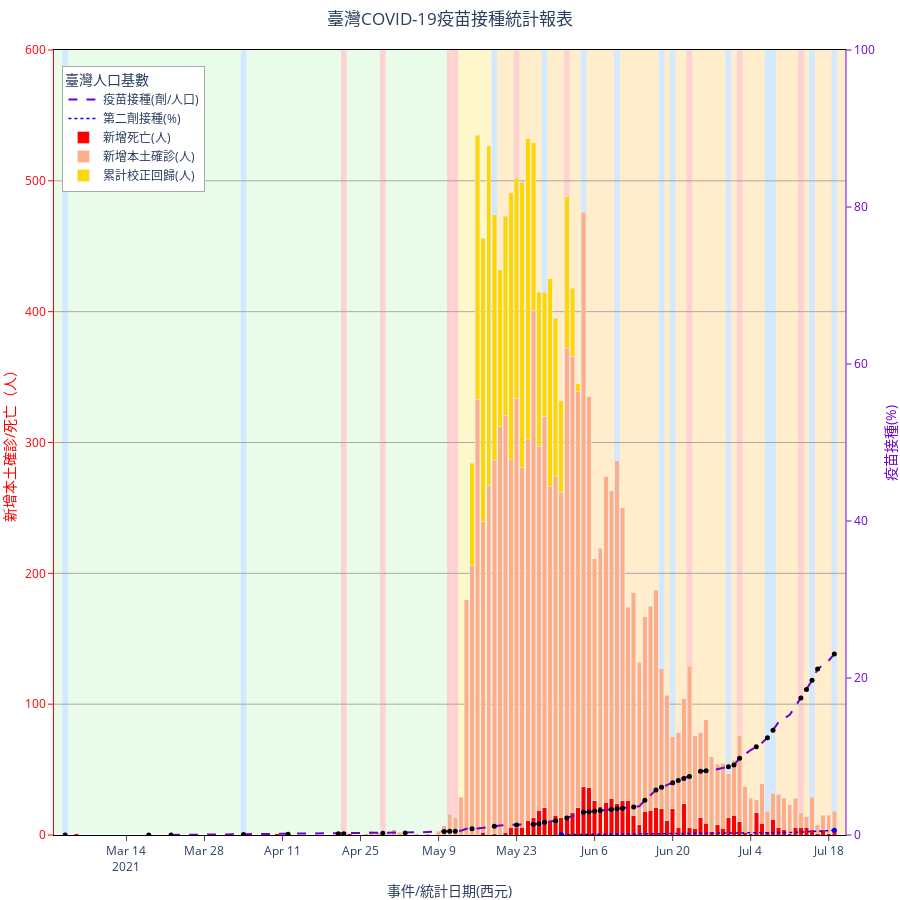

Source (notebook cell):
### Code cell
vaccine_color = '#6F00D2'
event_color = '#000000'
plot_bgcolor = '#FFFFFF'
# Create traces
#fig = go.Figure(shared_xaxes=True,specs=[[{"secondary_y": True}]])
#fig = make_subplots(rows=1, cols=1, shared_xaxes=True,specs=[[{"secondary_y": True}]])
fig = make_subplots(shared_xaxes=True,specs=[[{"secondary_y": True}]])

hovertemplate = '%{y:.2f}%<extra></extra>'
ind = (~df[InjectedAmountCorrect].isnull()) & (df.index < (last_date + datetime.timedelta(days=-1)))
ind = ind & ~(df[InjectedAmountCorrect]==0)
x = df.index[ind]
y = df[InjectedAmountCorrect][ind]/population_202104*100
# data[0]
fig.add_trace(
    go.Scatter(
        x=x, 
        y=y,
        name=label_taiwan_vac,
        mode='lines',
        line=dict(color=vaccine_color, width=2, dash='dash'),
        hovertemplate=hovertemplate,
    ), secondary_y=True)
fig.update_layout(hovermode="x",hoverdistance=100)
#fig.update_layout(hovermode="x unified")
#fig.update_layout(hovermode='closest')

ind = (~df['累計第一劑_合計'].isnull())# & (df.index > datetime.datetime.fromisoformat('2021-06-20') )
ind = ind & (df.index < (last_date + datetime.timedelta(days=-1)) )
dd = df.index[ind]
aa2 = df['累計第二劑_合計'][ind]/population_202104*100
# data[1]
fig.add_trace(
    go.Scatter(
        x=dd, 
        y=aa2,
        name='第二劑接種(%)',
        mode='lines',
        line=dict(color='blue', width=1.5, dash='dot'),
        hovertemplate=hovertemplate,
    ), secondary_y=True)
# data[2]
fig.add_trace(
    go.Scatter(
        x=[dd[0],dd[-1]],
        y=[aa2[0],aa2[-1]],
        mode='markers',
        marker={"size": 5, "color":'blue'},
        showlegend=False,
        hoverinfo='none',
    ), secondary_y=True)

#ax.plot(dd[0],aa2[0],'o',color='blue')
#ax.plot(dd[-1],aa2[-1],'o',color='blue')

###### Show Event #####
#hovertemplate = '%{x}<br>%{text}<extra></extra>'
hovertemplate = '%{text}<extra></extra>'
ind = ~df[Event].isnull() & (df.index < (last_date + datetime.timedelta(days=-1)))
x = df.index[ind]
y = df.loc[ind,"mavg"]/population_202104*100
label = df.loc[ind,Event]
eventURL = df.loc[ind,'事件參考1']
ind = eventURL.isnull()
for i in eventURL.index[ind]:
    text = label[i].replace(' / ','+')
    if '#' in text:
        text = text.replace('#','')
        text = ''.join([i for i in text if not i.isdigit()])
    text += '+{:%B+%d+%Y}'.format(i)
    eventURL[i] = 'https://www.google.com/search?q=' +text#'https://www.google.com'

label = label.to_numpy()
eventURL = eventURL.to_numpy()
# data[3]
fig.add_trace(
    go.Scatter(
        x=x,
        y=y,
        name=Event,
        mode='markers',
        text=label,
        customdata=eventURL,
        marker={"size": 5, "color":event_color},
        showlegend=False,
        hovertemplate=hovertemplate,
    ), secondary_y=True)


##### Comfirmed #####
barwidth = 86400 * 800
#hovertemplate = 'Date=%{x}<br>Diff=%{y}<extra></extra>'
hovertemplate = '%{text:d}人<extra></extra>'

ind = ~ (df[DeathDaily] == 0) & ~ df[DeathDaily].isnull()
death_color = 'red'
# data[4]
fig.add_trace(
    go.Bar(
        x=df.index[ind],y=df[DeathDaily][ind],
        width=barwidth,
        name=label_death,
        text=df[DeathDaily][ind].astype(int),
        marker_color=death_color,            
        hovertemplate=hovertemplate,
        texttemplate=' ',
    ), secondary_y=False)

ind = ~ (df[ConfirmedLocalDaily] == 0)  & ~ df[ConfirmedLocalDaily].isnull()
confirmd_color = '#FFAD86'
fig.add_trace(
    go.Bar(
        x=df.index[ind],y=(df[ConfirmedLocalDaily]-df[DeathDaily])[ind],
        width=barwidth,
        name=label_confirmed,
        text=df[ConfirmedLocalDaily][ind].astype(int),
        marker_color=confirmd_color,
        hovertemplate=hovertemplate,
        texttemplate=' ',
    ), secondary_y=False)

ind = ~ (df[FinalCorrectAmount] == 0 ) & ~ df[FinalCorrectAmount].isnull()
correction_color = 'gold'
fig.add_trace(
    go.Bar(
        x=df.index[ind],y=df[FinalCorrectAmount][ind],
        width=barwidth,
        name=label_correction,
        text=df[FinalCorrectAmount][ind].astype(int),
        marker_color=correction_color,
        hovertemplate=hovertemplate,
        texttemplate=' ',
    ), secondary_y=False)

fig.update_layout(barmode='stack')


alpha_level1 = 0.2
color_level1 = 'lightgreen'
alpha_level2 = 0.2
color_level2 = 'gold'
alpha_level3 = 0.2
color_level3 = 'orange'
alpha_alert = 1
color_alert = '#FFD2D2'
alpha_vaccine = 1
color_vaccine = '#D2E9FF'


fig.add_vrect(
    x0='2021-03-01', x1='2021-05-11',
    fillcolor=color_level1, opacity=alpha_level1,
    layer="below", line_width=0,
    name='first'
)
fig.add_vrect(
    x0="2021-05-11", x1="2021-05-19",
    fillcolor=color_level2, opacity=alpha_level2,
    layer="below", line_width=0,
)
fig.add_vrect(
    x0="2021-05-19", x1=last_date,
    fillcolor=color_level3, opacity=alpha_level3,
    layer="below", line_width=0,
)

# infected dates
dates_infected = ['2021-04-22','2021-04-29','2021-05-11','2021-05-12','2021-05-23',
                  '2021-06-01','2021-06-23','2021-07-02','2021-07-13']
dates_vaccine = ['2021-06-10','2021-07-19']

# vaccine events
ind = ~df[Event].isnull() & (df.index < (last_date + datetime.timedelta(days=-1)))
for i in df[ind].index:
    if '抵臺' in df.loc[i,Event]:
        date0 = i - datetime.timedelta(hours=12)
        date1 = i + datetime.timedelta(hours=12)
        fig.add_vrect(
            x0=date0, x1=date1,
            fillcolor=color_vaccine, opacity=alpha_vaccine,
            layer="below", line_width=0,
        )

for d in dates_vaccine:
    date0 = datetime.datetime.fromisoformat(d) - datetime.timedelta(hours=12)
    date1 = datetime.datetime.fromisoformat(d) + datetime.timedelta(hours=12)
    fig.add_vrect(
        x0=date0, x1=date1,
        fillcolor=color_vaccine, opacity=alpha_vaccine,
        layer="below", line_width=0,
    )

# infected events
for d in dates_infected:
    date0 = datetime.datetime.fromisoformat(d) - datetime.timedelta(hours=12)
    date1 = datetime.datetime.fromisoformat(d) + datetime.timedelta(hours=12)
    fig.add_vrect(
        x0=date0, x1=date1,
        fillcolor=color_alert, opacity=alpha_alert,
        layer="below", line_width=0,
    )


fig.update_layout(
    plot_bgcolor=plot_bgcolor,
    title={'text': title,'x':0.5,'xanchor': 'center'},
    margin_l=0,
    margin_r=0,
    margin_t=50,
    margin_b=0,
    autosize=True)


##### legend #####
fig.update_layout(
    legend_title="臺灣人口基數",
    legend=dict(
        traceorder='normal',
        yanchor="top",
        y=0.98,
        xanchor="left",
        x=0.01,
        bordercolor="darkgray",
        borderwidth=1,
))

# Primary yaxis
fig.update_yaxes(
    title_text=label_right,
    range=(0,600),
    secondary_y=False,
    color=death_color,
    showline=True,
    linecolor=death_color,
    ticks="outside",
    showgrid=True,
    gridcolor='darkgray',

)

# Secondary yaxis
fig.update_yaxes(
    title_text=label_left,
    range=(0,100), 
    secondary_y=True,
    color=vaccine_color,
    showgrid=False,
    showline=True,
    linecolor=vaccine_color,
    ticks="outside"
)

# 
fig.update_xaxes(
    title_text=label_bottom,
    range=('2021-03-01',last_date),
    constrain='domain',
    showline=True,
    linecolor='black',
    mirror=True,
    ticks="outside",
)

#fig.update_layout(dragmode='drawrect',
                  # style of new shapes
#                  newshape=dict(
#                      fillcolor='blue',
#                      line=dict(color='black', width=2, dash='dash'),
#                      opacity=0.5))

##### function #####


#scatter.on_click(update_point)




fig.update_layout(height=900)#,width=800)
fig.show()
#fig.show(config={'modeBarButtonsToAdd':['drawline',
#                                        'drawopenpath',
#                                        'drawclosedpath',
#                                        'drawcircle',
#                                        'drawrect',
#                                        'eraseshape'
#                                       ]})
#fig.update_layout(height=900,width=1600)
#pio.write_html(fig, file='_includes/figure.html', auto_open=False)

### Figure 1 — Plotly figure (JSON) as saved in the notebook; plotly's stock layout.template omitted (floating-point values rounded to 4 significant figures)
{"data": [{"hovertemplate": "%{y:.2f}%<extra></extra>", "line": {"color": "#6F00D2", "dash": "dash", "width": 2}, "mode": "lines", "name": "疫苗接種(劑/人口)", "type": "scatter", "x": ["2021-03-22T00:00:00", "2021-03-23T00:00:00", "2021-03-24T00:00:00", "2021-03-25T00:00:00", "2021-03-26T00:00:00", "2021-03-27T00:00:00", "2021-03-28T00:00:00", "2021-03-29T00:00:00", "2021-03-30T00:00:00", "2021-03-31T00:00:00", "2021-04-01T00:00:00", "2021-04-02T00:00:00", "2021-04-03T00:00:00", "2021-04-04T00:00:00", "2021-04-05T00:00:00", "2021-04-06T00:00:00", "2021-04-07T00:00:00", "2021-04-08T00:00:00", "2021-04-09T00:00:00", "2021-04-10T00:00:00", "2021-04-11T00:00:00", "2021-04-12T00:00:00", "2021-04-13T00:00:00", "2021-04-14T00:00:00", "2021-04-15T00:00:00", "2021-04-16T00:00:00", "2021-04-17T00:00:00", "2021-04-18T00:00:00", "2021-04-19T00:00:00", "2021-04-20T00:00:00", "2021-04-21T00:00:00", "2021-04-22T00:00:00", "2021-04-23T00:00:00", "2021-04-24T00:00:00", "2021-04-25T00:00:00", "2021-04-26T00:00:00", "2021-04-27T00:00:00", "2021-04-28T00:00:00", "2021-04-29T00:00:00", "2021-04-30T00:00:00", "2021-05-02T00:00:00", "2021-05-03T00:00:00", "2021-05-04T00:00:00", "2021-05-05T00:00:00", "2021-05-06T00:00:00", "2021-05-07T00:00:00", "2021-05-09T00:00:00", "2021-05-10T00:00:00", "2021-05-11T00:00:00", "2021-05-12T00:00:00", "2021-05-13T00:00:00", "2021-05-14T00:00:00", "2021-05-16T00:00:00", "2021-05-17T00:00:00", "2021-05-18T00:00:00", "2021-05-19T00:00:00", "2021-05-20T00:00:00", "2021-05-21T00:00:00", "2021-05-23T00:00:00", "2021-05-24T00:00:00", "2021-05-25T00:00:00", "2021-05-26T00:00:00", "2021-05-27T00:00:00", "2021-05-28T00:00:00", "2021-05-30T00:00:00", "2021-05-31T00:00:00", "2021-06-01T00:00:00", "2021-06-02T00:00:00", "2021-06-03T00:00:00", "2021-06-04T00:00:00", "2021-06-06T00:00:00", "2021-06-07T00:00:00", "2021-06-08T00:00:00", "2021-06-09T00:00:00", "2021-06-10T00:00:00", "2021-06-11T00:00:00", "2021-06-14T00:00:00", "2021-06-15T00:00:00", "2021-06-16T00:00:00", "2021-06-17T00:00:00", "2021-06-18T00:00:00", "2021-06-20T00:00:00", "2021-06-21T00:00:00", "2021-06-22T00:00:00", "2021-06-23T00:00:00", "2021-06-24T00:00:00", "2021-06-25T00:00:00", "2021-06-27T00:00:00", "2021-06-28T00:00:00", "2021-06-29T00:00:00", "2021-06-30T00:00:00", "2021-07-01T00:00:00", "2021-07-02T00:00:00", "2021-07-04T00:00:00", "2021-07-05T00:00:00", "2021-07-06T00:00:00", "2021-07-07T00:00:00", "2021-07-08T00:00:00", "2021-07-09T00:00:00", "2021-07-11T00:00:00", "2021-07-12T00:00:00", "2021-07-13T00:00:00", "2021-07-14T00:00:00", "2021-07-15T00:00:00", "2021-07-16T00:00:00", "2021-07-18T00:00:00", "2021-07-19T00:00:00"], "xaxis": "x", "y": [0.006711, 0.01368, 0.02198, 0.03018, 0.03926, 0.04003, 0.04003, 0.04627, 0.05361, 0.06124, 0.06996, 0.07253, 0.07263, 0.07334, 0.07334, 0.07934, 0.08537, 0.09274, 0.104, 0.1048, 0.105, 0.1101, 0.1153, 0.1211, 0.1277, 0.1377, 0.138, 0.1382, 0.1421, 0.1454, 0.1562, 0.1668, 0.1808, 0.1815, 0.1823, 0.193, 0.2049, 0.2167, 0.2305, 0.2462, 0.2477, 0.2655, 0.2889, 0.3141, 0.3451, 0.387, 0.3915, 0.4318, 0.4786, 0.4826, 0.5514, 0.7916, 0.8279, 0.9371, 1.042, 1.125, 1.198, 1.275, 1.287, 1.325, 1.359, 1.383, 1.426, 1.609, 1.817, 1.987, 2.151, 2.41, 2.654, 2.9, 3.024, 3.106, 3.177, 3.245, 3.332, 3.404, 3.655, 4.415, 5.121, 5.72, 6.079, 6.666, 6.944, 7.2, 7.465, 7.832, 8.117, 8.229, 8.372, 8.536, 8.7, 8.905, 9.79, 10.82, 11.24, 11.72, 12.38, 13.34, 14.39, 15.3, 16.34, 17.46, 18.54, 19.72, 21.14, 22.23, 23.05], "yaxis": "y2"}, {"hovertemplate": "%{y:.2f}%<extra></extra>", "line": {"color": "blue", "dash": "dot", "width": 1.5}, "mode": "lines", "name": "第二劑接種(%)", "type": "scatter", "x": ["2021-05-31T00:00:00", "2021-06-07T00:00:00", "2021-06-15T00:00:00", "2021-06-21T00:00:00", "2021-06-22T00:00:00", "2021-06-23T00:00:00", "2021-06-24T00:00:00", "2021-06-25T00:00:00", "2021-06-27T00:00:00", "2021-06-28T00:00:00", "2021-06-29T00:00:00", "2021-06-30T00:00:00", "2021-07-01T00:00:00", "2021-07-02T00:00:00", "2021-07-04T00:00:00", "2021-07-05T00:00:00", "2021-07-06T00:00:00", "2021-07-07T00:00:00", "2021-07-08T00:00:00", "2021-07-09T00:00:00", "2021-07-11T00:00:00", "2021-07-12T00:00:00", "2021-07-13T00:00:00", "2021-07-14T00:00:00", "2021-07-15T00:00:00", "2021-07-16T00:00:00", "2021-07-18T00:00:00", "2021-07-19T00:00:00"], "xaxis": "x", "y": [0.04847, 0.09006, 0.1024, 0.1225, 0.1263, 0.1355, 0.1424, 0.1547, 0.156, 0.1617, 0.1688, 0.1778, 0.1843, 0.1964, 0.1976, 0.203, 0.2104, 0.2226, 0.2345, 0.3076, 0.3129, 0.3354, 0.365, 0.4048, 0.457, 0.5346, 0.5533, 0.5972], "yaxis": "y2"}, {"hoverinfo": "none", "marker": {"color": "blue", "size": 5}, "mode": "markers", "showlegend": false, "type": "scatter", "x": ["2021-05-31T00:00:00", "2021-07-19T00:00:00"], "xaxis": "x", "y": [0.04847, 0.5972], "yaxis": "y2"}, {"customdata": ["https://www.google.com/search?q=AZ自購萬劑抵臺+March+03+2021", "https://www.google.com/search?q=AZ封緘+March+18+2021", "https://www.google.com/search?q=開始疫苗接種+AZ開打+March+22+2021", "https://www.google.com/search?q=AZ自購萬劑抵臺+April+04+2021", "https://www.google.com/search?q=AZ擴大施打+AZ封緘+April+12+2021", "https://www.google.com/search?q=AZ自費開打+April+21+2021", "https://www.google.com/search?q=美國將台灣列為旅遊警示3級+April+22+2021", "https://www.google.com/search?q=桃園諾富特防疫旅館員工確診+April+29+2021", "https://www.google.com/search?q=公費疫苗開放1至3類對象同住者+May+03+2021", "https://www.google.com/search?q=疫苗擴大開放軍人及65歲以上長者+May+10+2021", "https://www.google.com/search?q=全國疫情警戒升第二級+五股獅子前會長+宜蘭電子遊藝場5人確診+May+11+2021", "https://www.google.com/search?q=臺北萬華茶室2員工確診+May+12+2021", "https://www.google.com/search?q=雙北疫情警戒升第三級+停止自費疫苗預約+May+15+2021", "https://www.google.com/search?q=AZ自購萬劑抵臺+全國疫情警戒升第三級+May+19+2021", "https://www.google.com/search?q=臺北信義長照機構群聚感染+May+23+2021", "https://www.google.com/search?q=AZ封緘+May+26+2021", "https://www.google.com/search?q=AZ配送+May+27+2021", "https://www.google.com/search?q=莫德納自購萬劑抵臺+AZ開打+簽約國產一千萬劑+May+28+2021", "https://www.google.com/search?q=政府公告已採購兩千萬國外、一千萬國產疫苗+May+30+2021", "https://www.google.com/search?q=苗栗電子業移工宿舍群聚感染+June+01+2021", "https://www.google.com/search?q=日本AZ援助一百萬劑抵臺+June+04+2021", "https://www.google.com/search?q=政府公布公費疫苗施打免掛號費+June+05+2021", "https://www.google.com/search?q=美國議員搭軍機訪臺宣布援助疫苗75萬劑+June+06+2021", "https://www.google.com/search?q=開始公費疫苗接種免掛號費+莫德納封緘+June+07+2021", "https://www.google.com/search?q=莫德納開打+臺北好心肝違法施打疫苗+June+09+2021", "https://www.google.com/search?q=高端二期臨床實驗解盲成功+June+10+2021", "https://www.google.com/search?q=AZ封緘+配送+June+11+2021", "https://www.ptt.cc/bbs/Gossiping/M.1623851372.A.53B.html", "https://www.google.com/search?q=AZ開打+疫苗擴大接種至歲以上長者+June+15+2021", "https://www.google.com/search?q=AZ第二次配送+June+17+2021", "https://www.ptt.cc/bbs/Gossiping/M.1623997930.A.C53.html", "https://www.cna.com.tw/news/ahel/202106210202.aspx", "https://www.ptt.cc/bbs/nCoV2019/M.1624338354.A.4EA.html", "https://www.ptt.cc/bbs/Gossiping/M.1624353131.A.6A2.html", "https://www.ptt.cc/bbs/Gossiping/M.1624442179.A.EAD.html", "https://www.ptt.cc/bbs/nCoV2019/M.1624588136.A.573.html", "https://www.ptt.cc/bbs/nCoV2019/M.1624698667.A.EE7.html", "https://www.cdc.gov.tw/Bulletin/Detail/pYQ-ddE0kOM_t_QJfc8xjw?typeid=9", "https://www.ptt.cc/bbs/nCoV2019/M.1624698667.A.EE7.html", "https://www.ptt.cc/bbs/Gossiping/M.1625266516.A.3AA.html", "https://www.ptt.cc/bbs/nCoV2019/M.1625193085.A.C0E.html", "https://www.ptt.cc/bbs/Gossiping/M.1625488302.A.C95.html", "https://www.ptt.cc/bbs/Gossiping/M.1625537692.A.FDE.html", "https://www.ptt.cc/bbs/nCoV2019/M.1626153834.A.789.htm", "https://www.cna.com.tw/news/firstnews/202107145009.aspx", "https://www.cdc.gov.tw/Bulletin/Detail/TRxFQmh7DNXlnYJdF8qV-A?typeid=9", "https://news.ltn.com.tw/news/life/breakingnews/3606195", "https://www.cdc.gov.tw/Bulletin/Detail/gzkfXTnBuktqDJ3BXhI54w?typeid=9"], "hovertemplate": "%{text}<extra></extra>", "marker": {"color": "#000000", "size": 5}, "mode": "markers", "name": "事件", "showlegend": false, "text": ["AZ#1自購12萬劑抵臺", "AZ#1封緘", "開始疫苗接種 / AZ#1開打", "AZ#2自購20萬劑抵臺", "AZ擴大施打 / AZ#2封緘", "AZ自費開打", "美國將台灣列為旅遊警示3級", "桃園諾富特防疫旅館員工確診", "公費疫苗開放1至3類對象同住者", "疫苗擴大開放軍人及65歲以上長者", "全國疫情警戒升第二級 / 五股獅子前會長 / 宜蘭電子遊藝場5人確診", "臺北萬華茶室2員工確診", "雙北疫情警戒升第三級 / 停止自費疫苗預約", "AZ#3自購41萬劑抵臺 / 全國疫情警戒升第三級", "臺北信義長照機構群聚感染", "AZ#3封緘", "AZ#3配送", "莫德納#1自購15萬劑抵臺 / AZ#3開打 / 簽約國產一千萬劑", "政府公告已採購兩千萬國外、一千萬國產疫苗", "苗栗電子業移工宿舍群聚感染", "日本AZ#4援助一百24萬劑抵臺", "政府公布公費疫苗施打免掛號費", "美國議員搭軍機訪臺宣布援助疫苗75萬劑", "開始公費疫苗接種免掛號費 / 莫德納#1封緘", "莫德納#1開打 / 臺北好心肝違法施打疫苗", "高端二期臨床實驗解盲成功", "AZ#4封緘 / 配送", "臺南地檢署於指揮中心公告兩天前逕行施打疫苗", "AZ#4開打 / 疫苗擴大接種至75歲以上長者", "AZ#4第二次配送", "莫德納#2自購24萬劑抵臺 / 莫德納#1第二次配送 / 政府授權台積電與鴻海購買輝瑞疫苗", "美國莫德納#3援助兩百50萬劑抵臺 / 高雄2名未滿18歲護專生施打AZ疫苗", "孕婦列入第6類疫苗施打對象", "立陶宛宣布援助臺灣AZ疫苗2萬劑", "屏東發現δ變異株傳染鏈", "莫德納#2封緘 / 開放18歲以上成人預約候補接種每日最後一瓶殘劑", "莫德納#3封緘 / 公布莫德納需求分配表", "莫德納#4自購41萬劑抵臺", "莫德納#2#3第一次配送 /  疫苗擴大接種至第7、8類", "台積電、鴻海與上海復星簽署法律文件 / 臺北環南市場群聚感染", "莫德納#3第二次配送", "AZ#5自購62萬劑抵臺 / 莫德納#4封緘", "日本AZ#6援助一百13萬劑抵臺", "全臺微解封 / 臺北發現3例δ變異株感染者", "AZ#5封緘", "日本AZ#7援助97萬劑、AZ#8自購56萬劑、莫德納#5自購35萬劑抵臺 / 斯洛伐克宣布援助臺灣疫苗1萬劑 / AZ#6封緘", "疫苗擴大接種至第9、10類", "高端疫苗通過緊急授權"], "type": "scatter", "x": ["2021-03-03T00:00:00", "2021-03-18T00:00:00", "2021-03-22T00:00:00", "2021-04-04T00:00:00", "2021-04-12T00:00:00", "2021-04-21T00:00:00", "2021-04-22T00:00:00", "2021-04-29T00:00:00", "2021-05-03T00:00:00", "2021-05-10T00:00:00", "2021-05-11T00:00:00", "2021-05-12T00:00:00", "2021-05-15T00:00:00", "2021-05-19T00:00:00", "2021-05-23T00:00:00", "2021-05-26T00:00:00", "2021-05-27T00:00:00", "2021-05-28T00:00:00", "2021-05-30T00:00:00", "2021-06-01T00:00:00", "2021-06-04T00:00:00", "2021-06-05T00:00:00", "2021-06-06T00:00:00", "2021-06-07T00:00:00", "2021-06-09T00:00:00", "2021-06-10T00:00:00", "2021-06-11T00:00:00", "2021-06-13T00:00:00", "2021-06-15T00:00:00", "2021-06-17T00:00:00", "2021-06-18T00:00:00", "2021-06-20T00:00:00", "2021-06-21T00:00:00", "2021-06-22T00:00:00", "2021-06-23T00:00:00", "2021-06-25T00:00:00", "2021-06-26T00:00:00", "2021-06-30T00:00:00", "2021-07-01T00:00:00", "2021-07-02T00:00:00", "2021-07-05T00:00:00", "2021-07-07T00:00:00", "2021-07-08T00:00:00", "2021-07-13T00:00:00", "2021-07-14T00:00:00", "2021-07-15T00:00:00", "2021-07-16T00:00:00", "2021-07-19T00:00:00"], "xaxis": "x", "y": [0, 0, 0.006711, 0.07334, 0.1101, 0.1562, 0.1668, 0.2305, 0.2655, 0.4318, 0.4786, 0.4826, 0.8098, 1.125, 1.287, 1.383, 1.426, 1.609, 1.817, 2.151, 2.9, 2.962, 3.024, 3.106, 3.245, 3.332, 3.404, 3.571, 4.415, 5.72, 6.079, 6.666, 6.944, 7.2, 7.465, 8.117, 8.173, 8.7, 8.905, 9.79, 11.24, 12.38, 13.34, 17.46, 18.54, 19.72, 21.14, 23.05], "yaxis": "y2"}, {"hovertemplate": "%{text:d}人<extra></extra>", "marker": {"color": "red"}, "name": "新增死亡(人)", "text": ["1", "1", "1", "2", "1", "2", "6", "6", "6", "11", "13", "19", "21", "10", "15", "13", "12", "17", "21", "37", "36", "26", "22", "25", "28", "24", "26", "26", "15", "8", "18", "19", "21", "20", "11", "20", "6", "24", "6", "5", "13", "9", "3", "8", "5", "13", "15", "10", "2", "1", "17", "9", "3", "12", "6", "4", "1", "6", "6", "6", "4", "1", "4", "1", "4"], "texttemplate": " ", "type": "bar", "width": 69120000, "x": ["2021-03-05T00:00:00", "2021-04-10T00:00:00", "2021-04-23T00:00:00", "2021-05-17T00:00:00", "2021-05-19T00:00:00", "2021-05-21T00:00:00", "2021-05-22T00:00:00", "2021-05-23T00:00:00", "2021-05-24T00:00:00", "2021-05-25T00:00:00", "2021-05-26T00:00:00", "2021-05-27T00:00:00", "2021-05-28T00:00:00", "2021-05-29T00:00:00", "2021-05-30T00:00:00", "2021-05-31T00:00:00", "2021-06-01T00:00:00", "2021-06-02T00:00:00", "2021-06-03T00:00:00", "2021-06-04T00:00:00", "2021-06-05T00:00:00", "2021-06-06T00:00:00", "2021-06-07T00:00:00", "2021-06-08T00:00:00", "2021-06-09T00:00:00", "2021-06-10T00:00:00", "2021-06-11T00:00:00", "2021-06-12T00:00:00", "2021-06-13T00:00:00", "2021-06-14T00:00:00", "2021-06-15T00:00:00", "2021-06-16T00:00:00", "2021-06-17T00:00:00", "2021-06-18T00:00:00", "2021-06-19T00:00:00", "2021-06-20T00:00:00", "2021-06-21T00:00:00", "2021-06-22T00:00:00", "2021-06-23T00:00:00", "2021-06-24T00:00:00", "2021-06-25T00:00:00", "2021-06-26T00:00:00", "2021-06-27T00:00:00", "2021-06-28T00:00:00", "2021-06-29T00:00:00", "2021-06-30T00:00:00", "2021-07-01T00:00:00", "2021-07-02T00:00:00", "2021-07-03T00:00:00", "2021-07-04T00:00:00", "2021-07-05T00:00:00", "2021-07-06T00:00:00", "2021-07-07T00:00:00", "2021-07-08T00:00:00", "2021-07-09T00:00:00", "2021-07-10T00:00:00", "2021-07-11T00:00:00", "2021-07-12T00:00:00", "2021-07-13T00:00:00", "2021-07-14T00:00:00", "2021-07-15T00:00:00", "2021-07-16T00:00:00", "2021-07-17T00:00:00", "2021-07-18T00:00:00", "2021-07-19T00:00:00"], "xaxis": "x", "y": [1, 1, 1, 2, 1, 2, 6, 6, 6, 11, 13, 19, 21, 10, 15, 13, 12, 17, 21, 37, 36, 26, 22, 25, 28, 24, 26, 26, 15, 8, 18, 19, 21, 20, 11, 20, 6, 24, 6, 5, 13, 9, 3, 8, 5, 13, 15, 10, 2, 1, 17, 9, 3, 12, 6, 4, 1, 6, 6, 6, 4, 1, 4, 1, 4], "yaxis": "y"}, {"hovertemplate": "%{text:d}人<extra></extra>", "marker": {"color": "#FFAD86"}, "name": "新增本土確診(人)", "text": ["1", "1", "3", "2", "3", "1", "4", "2", "1", "1", "3", "7", "16", "13", "29", "180", "206", "333", "240", "267", "286", "312", "321", "287", "334", "281", "302", "401", "297", "320", "266", "274", "262", "372", "366", "339", "476", "335", "211", "219", "274", "263", "286", "250", "174", "185", "132", "167", "175", "187", "127", "107", "75", "78", "104", "129", "76", "78", "88", "60", "54", "55", "47", "57", "76", "37", "28", "27", "39", "18", "32", "31", "28", "23", "28", "17", "14", "29", "8", "15", "15", "18"], "texttemplate": " ", "type": "bar", "width": 69120000, "x": ["2021-04-23T00:00:00", "2021-04-26T00:00:00", "2021-04-27T00:00:00", "2021-04-28T00:00:00", "2021-04-29T00:00:00", "2021-04-30T00:00:00", "2021-05-01T00:00:00", "2021-05-02T00:00:00", "2021-05-05T00:00:00", "2021-05-07T00:00:00", "2021-05-09T00:00:00", "2021-05-10T00:00:00", "2021-05-11T00:00:00", "2021-05-12T00:00:00", "2021-05-13T00:00:00", "2021-05-14T00:00:00", "2021-05-15T00:00:00", "2021-05-16T00:00:00", "2021-05-17T00:00:00", "2021-05-18T00:00:00", "2021-05-19T00:00:00", "2021-05-20T00:00:00", "2021-05-21T00:00:00", "2021-05-22T00:00:00", "2021-05-23T00:00:00", "2021-05-24T00:00:00", "2021-05-25T00:00:00", "2021-05-26T00:00:00", "2021-05-27T00:00:00", "2021-05-28T00:00:00", "2021-05-29T00:00:00", "2021-05-30T00:00:00", "2021-05-31T00:00:00", "2021-06-01T00:00:00", "2021-06-02T00:00:00", "2021-06-03T00:00:00", "2021-06-04T00:00:00", "2021-06-05T00:00:00", "2021-06-06T00:00:00", "2021-06-07T00:00:00", "2021-06-08T00:00:00", "2021-06-09T00:00:00", "2021-06-10T00:00:00", "2021-06-11T00:00:00", "2021-06-12T00:00:00", "2021-06-13T00:00:00", "2021-06-14T00:00:00", "2021-06-15T00:00:00", "2021-06-16T00:00:00", "2021-06-17T00:00:00", "2021-06-18T00:00:00", "2021-06-19T00:00:00", "2021-06-20T00:00:00", "2021-06-21T00:00:00", "2021-06-22T00:00:00", "2021-06-23T00:00:00", "2021-06-24T00:00:00", "2021-06-25T00:00:00", "2021-06-26T00:00:00", "2021-06-27T00:00:00", "2021-06-28T00:00:00", "2021-06-29T00:00:00", "2021-06-30T00:00:00", "2021-07-01T00:00:00", "2021-07-02T00:00:00", "2021-07-03T00:00:00", "2021-07-04T00:00:00", "2021-07-05T00:00:00", "2021-07-06T00:00:00", "2021-07-07T00:00:00", "2021-07-08T00:00:00", "2021-07-09T00:00:00", "2021-07-10T00:00:00", "2021-07-11T00:00:00", "2021-07-12T00:00:00", "2021-07-13T00:00:00", "2021-07-14T00:00:00", "2021-07-15T00:00:00", "2021-07-16T00:00:00", "2021-07-17T00:00:00", "2021-07-18T00:00:00", "2021-07-19T00:00:00"], "xaxis": "x", "y": [0, 1, 3, 2, 3, 1, 4, 2, 1, 1, 3, 7, 16, 13, 29, 180, 206, 333, 238, 267, 285, 312, 319, 281, 328, 275, 291, 388, 278, 299, 256, 259, 249, 360, 349, 318, 439, 299, 185, 197, 249, 235, 262, 224, 148, 170, 124, 149, 156, 166, 107, 96, 55, 72, 80, 123, 71, 65, 79, 57, 46, 50, 34, 42, 66, 35, 27, 10, 30, 15, 20, 25, 24, 22, 22, 11, 8, 25, 7, 11, 14, 14], "yaxis": "y"}, {"hovertemplate": "%{text:d}人<extra></extra>", "marker": {"color": "gold"}, "name": "累計校正回歸(人)", "text": ["78", "202", "216", "260", "188", "120", "152", "204", "168", "218", "230", "128", "118", "95", "159", "121", "70", "116", "52", "6"], "texttemplate": " ", "type": "bar", "width": 69120000, "x": ["2021-05-15T00:00:00", "2021-05-16T00:00:00", "2021-05-17T00:00:00", "2021-05-18T00:00:00", "2021-05-19T00:00:00", "2021-05-20T00:00:00", "2021-05-21T00:00:00", "2021-05-22T00:00:00", "2021-05-23T00:00:00", "2021-05-24T00:00:00", "2021-05-25T00:00:00", "2021-05-26T00:00:00", "2021-05-27T00:00:00", "2021-05-28T00:00:00", "2021-05-29T00:00:00", "2021-05-30T00:00:00", "2021-05-31T00:00:00", "2021-06-01T00:00:00", "2021-06-02T00:00:00", "2021-06-03T00:00:00"], "xaxis": "x", "y": [78, 202, 216, 260, 188, 120, 152, 204, 168, 218, 230, 128, 118, 95, 159, 121, 70, 116, 52, 6], "yaxis": "y"}], "layout": {"autosize": true, "barmode": "stack", "height": 900, "hoverdistance": 100, "hovermode": "x", "legend": {"bordercolor": "darkgray", "borderwidth": 1, "title": {"text": "臺灣人口基數"}, "traceorder": "normal", "x": 0.01, "xanchor": "left", "y": 0.98, "yanchor": "top"}, "margin": {"b": 0, "l": 0, "r": 0, "t": 50}, "plot_bgcolor": "#FFFFFF", "shapes": [{"fillcolor": "lightgreen", "layer": "below", "line": {"width": 0}, "name": "first", "opacity": 0.2, "type": "rect", "x0": "2021-03-01", "x1": "2021-05-11", "xref": "x", "y0": 0, "y1": 1, "yref": "y domain"}, {"fillcolor": "gold", "layer": "below", "line": {"width": 0}, "opacity": 0.2, "type": "rect", "x0": "2021-05-11", "x1": "2021-05-19", "xref": "x", "y0": 0, "y1": 1, "yref": "y domain"}, {"fillcolor": "orange", "layer": "below", "line": {"width": 0}, "opacity": 0.2, "type": "rect", "x0": "2021-05-19", "x1": "2021-07-21T00:00:00", "xref": "x", "y0": 0, "y1": 1, "yref": "y domain"}, {"fillcolor": "#D2E9FF", "layer": "below", "line": {"width": 0}, "opacity": 1, "type": "rect", "x0": "2021-03-02T12:00:00", "x1": "2021-03-03T12:00:00", "xref": "x", "y0": 0, "y1": 1, "yref": "y domain"}, {"fillcolor": "#D2E9FF", "layer": "below", "line": {"width": 0}, "opacity": 1, "type": "rect", "x0": "2021-04-03T12:00:00", "x1": "2021-04-04T12:00:00", "xref": "x", "y0": 0, "y1": 1, "yref": "y domain"}, {"fillcolor": "#D2E9FF", "layer": "below", "line": {"width": 0}, "opacity": 1, "type": "rect", "x0": "2021-05-18T12:00:00", "x1": "2021-05-19T12:00:00", "xref": "x", "y0": 0, "y1": 1, "yref": "y domain"}, {"fillcolor": "#D2E9FF", "layer": "below", "line": {"width": 0}, "opacity": 1, "type": "rect", "x0": "2021-05-27T12:00:00", "x1": "2021-05-28T12:00:00", "xref": "x", "y0": 0, "y1": 1, "yref": "y domain"}, {"fillcolor": "#D2E9FF", "layer": "below", "line": {"width": 0}, "opacity": 1, "type": "rect", "x0": "2021-06-03T12:00:00", "x1": "2021-06-04T12:00:00", "xref": "x", "y0": 0, "y1": 1, "yref": "y domain"}, {"fillcolor": "#D2E9FF", "layer": "below", "line": {"width": 0}, "opacity": 1, "type": "rect", "x0": "2021-06-17T12:00:00", "x1": "2021-06-18T12:00:00", "xref": "x", "y0": 0, "y1": 1, "yref": "y domain"}, {"fillcolor": "#D2E9FF", "layer": "below", "line": {"width": 0}, "opacity": 1, "type": "rect", "x0": "2021-06-19T12:00:00", "x1": "2021-06-20T12:00:00", "xref": "x", "y0": 0, "y1": 1, "yref": "y domain"}, {"fillcolor": "#D2E9FF", "layer": "below", "line": {"width": 0}, "opacity": 1, "type": "rect", "x0": "2021-06-29T12:00:00", "x1": "2021-06-30T12:00:00", "xref": "x", "y0": 0, "y1": 1, "yref": "y domain"}, {"fillcolor": "#D2E9FF", "layer": "below", "line": {"width": 0}, "opacity": 1, "type": "rect", "x0": "2021-07-06T12:00:00", "x1": "2021-07-07T12:00:00", "xref": "x", "y0": 0, "y1": 1, "yref": "y domain"}, {"fillcolor": "#D2E9FF", "layer": "below", "line": {"width": 0}, "opacity": 1, "type": "rect", "x0": "2021-07-07T12:00:00", "x1": "2021-07-08T12:00:00", "xref": "x", "y0": 0, "y1": 1, "yref": "y domain"}, {"fillcolor": "#D2E9FF", "layer": "below", "line": {"width": 0}, "opacity": 1, "type": "rect", "x0": "2021-07-14T12:00:00", "x1": "2021-07-15T12:00:00", "xref": "x", "y0": 0, "y1": 1, "yref": "y domain"}, {"fillcolor": "#D2E9FF", "layer": "below", "line": {"width": 0}, "opacity": 1, "type": "rect", "x0": "2021-06-09T12:00:00", "x1": "2021-06-10T12:00:00", "xref": "x", "y0": 0, "y1": 1, "yref": "y domain"}, {"fillcolor": "#D2E9FF", "layer": "below", "line": {"width": 0}, "opacity": 1, "type": "rect", "x0": "2021-07-18T12:00:00", "x1": "2021-07-19T12:00:00", "xref": "x", "y0": 0, "y1": 1, "yref": "y domain"}, {"fillcolor": "#FFD2D2", "layer": "below", "line": {"width": 0}, "opacity": 1, "type": "rect", "x0": "2021-04-21T12:00:00", "x1": "2021-04-22T12:00:00", "xref": "x", "y0": 0, "y1": 1, "yref": "y domain"}, {"fillcolor": "#FFD2D2", "layer": "below", "line": {"width": 0}, "opacity": 1, "type": "rect", "x0": "2021-04-28T12:00:00", "x1": "2021-04-29T12:00:00", "xref": "x", "y0": 0, "y1": 1, "yref": "y domain"}, {"fillcolor": "#FFD2D2", "layer": "below", "line": {"width": 0}, "opacity": 1, "type": "rect", "x0": "2021-05-10T12:00:00", "x1": "2021-05-11T12:00:00", "xref": "x", "y0": 0, "y1": 1, "yref": "y domain"}, {"fillcolor": "#FFD2D2", "layer": "below", "line": {"width": 0}, "opacity": 1, "type": "rect", "x0": "2021-05-11T12:00:00", "x1": "2021-05-12T12:00:00", "xref": "x", "y0": 0, "y1": 1, "yref": "y domain"}, {"fillcolor": "#FFD2D2", "layer": "below", "line": {"width": 0}, "opacity": 1, "type": "rect", "x0": "2021-05-22T12:00:00", "x1": "2021-05-23T12:00:00", "xref": "x", "y0": 0, "y1": 1, "yref": "y domain"}, {"fillcolor": "#FFD2D2", "layer": "below", "line": {"width": 0}, "opacity": 1, "type": "rect", "x0": "2021-05-31T12:00:00", "x1": "2021-06-01T12:00:00", "xref": "x", "y0": 0, "y1": 1, "yref": "y domain"}, {"fillcolor": "#FFD2D2", "layer": "below", "line": {"width": 0}, "opacity": 1, "type": "rect", "x0": "2021-06-22T12:00:00", "x1": "2021-06-23T12:00:00", "xref": "x", "y0": 0, "y1": 1, "yref": "y domain"}, {"fillcolor": "#FFD2D2", "layer": "below", "line": {"width": 0}, "opacity": 1, "type": "rect", "x0": "2021-07-01T12:00:00", "x1": "2021-07-02T12:00:00", "xref": "x", "y0": 0, "y1": 1, "yref": "y domain"}, {"fillcolor": "#FFD2D2", "layer": "below", "line": {"width": 0}, "opacity": 1, "type": "rect", "x0": "2021-07-12T12:00:00", "x1": "2021-07-13T12:00:00", "xref": "x", "y0": 0, "y1": 1, "yref": "y domain"}], "title": {"text": "臺灣COVID-19疫苗接種統計報表", "x": 0.5, "xanchor": "center"}, "xaxis": {"anchor": "y", "constrain": "domain", "domain": [0, 0.94], "linecolor": "black", "mirror": true, "range": ["2021-03-01", "2021-07-21T00:00:00"], "showline": true, "ticks": "outside", "title": {"text": "事件/統計日期(西元)"}}, "yaxis": {"anchor": "x", "color": "red", "domain": [0, 1], "gridcolor": "darkgray", "linecolor": "red", "range": [0, 600], "showgrid": true, "showline": true, "ticks": "outside", "title": {"text": "新增本土確診/死亡（人）"}}, "yaxis2": {"anchor": "x", "color": "#6F00D2", "linecolor": "#6F00D2", "overlaying": "y", "range": [0, 100], "showgrid": false, "showline": true, "side": "right", "ticks": "outside", "title": {"text": "疫苗接種(%)"}}}}
